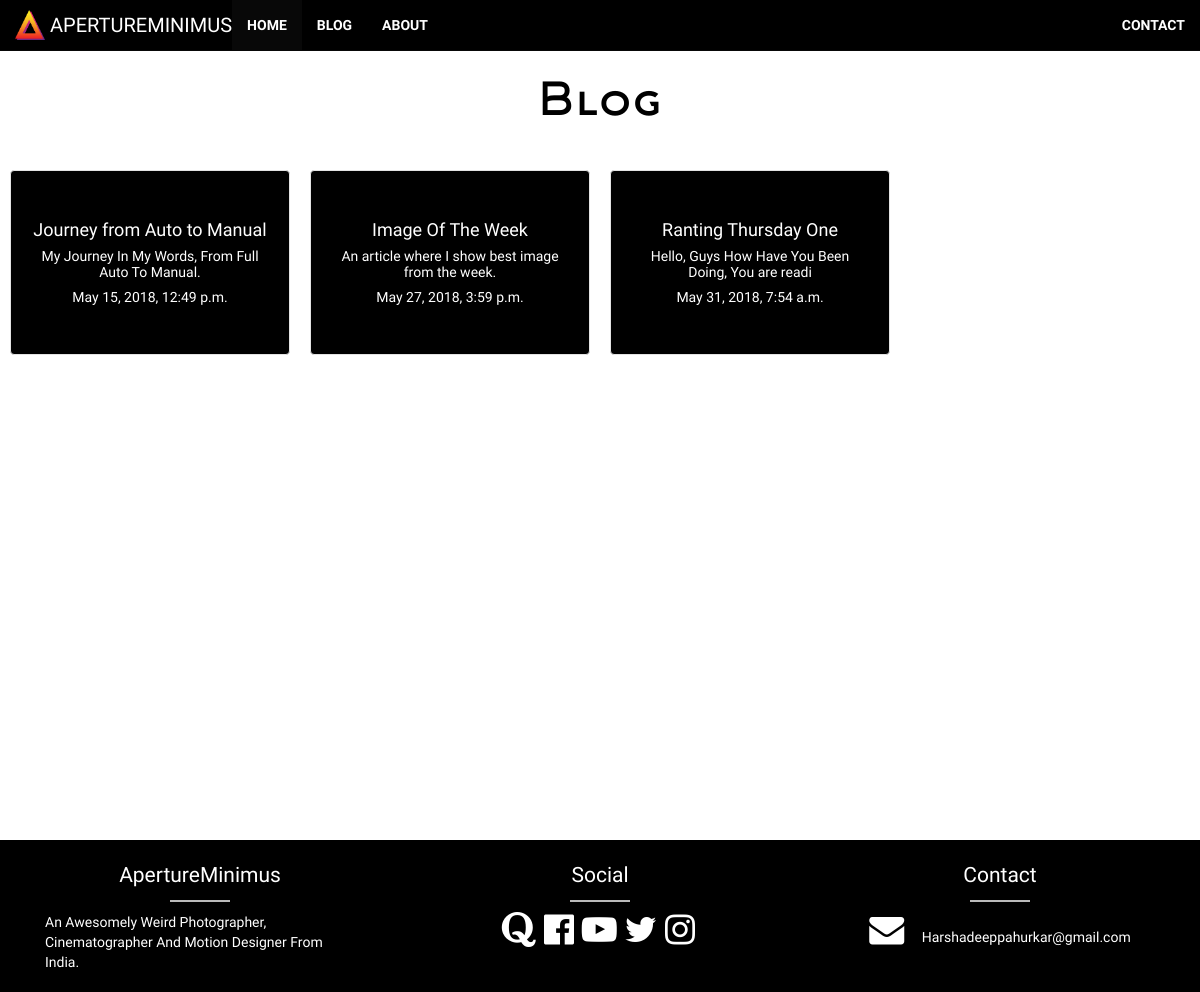
The page /articles/ on the database as committed earlier.
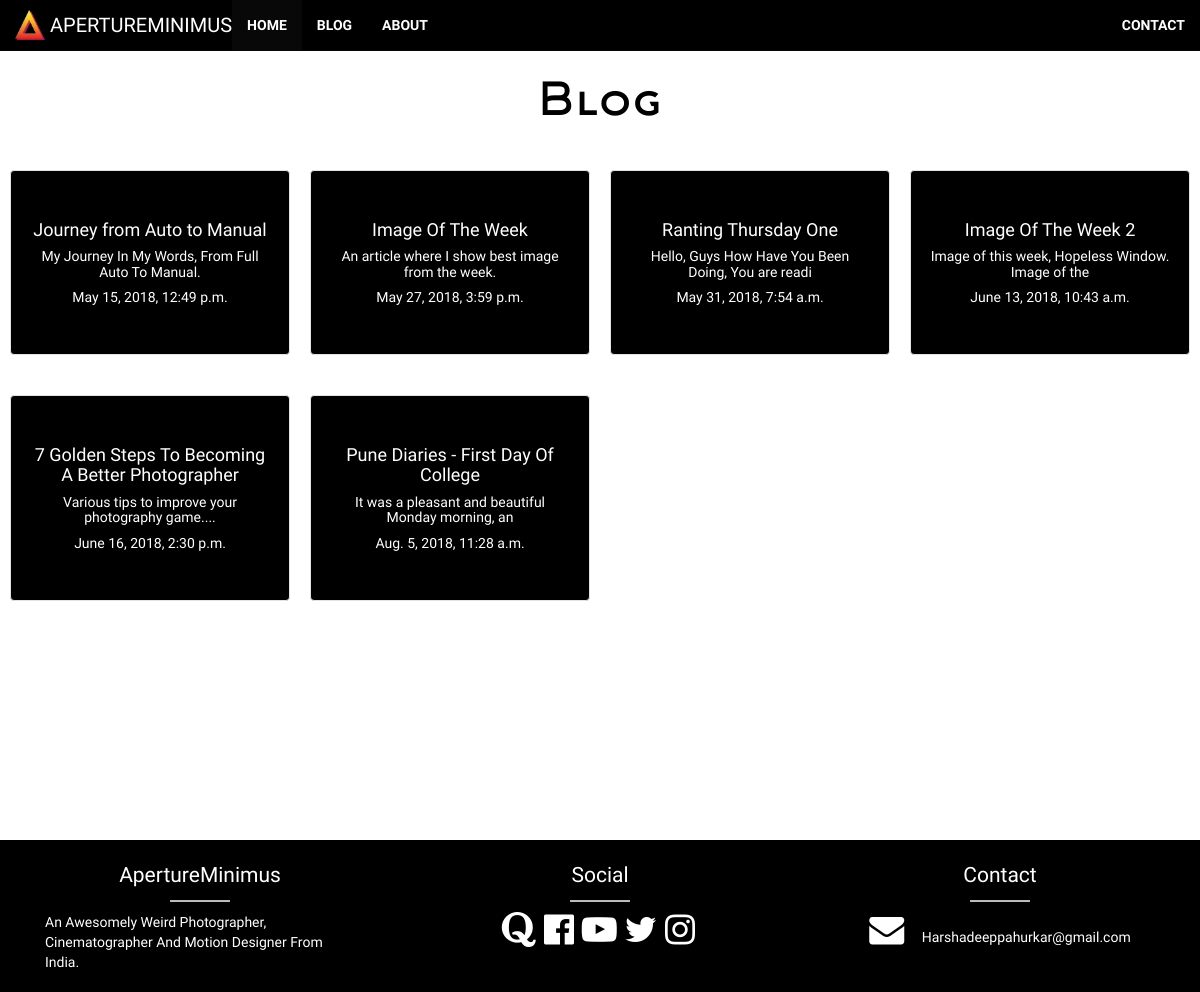
The same page on the database as committed later.
### articles/models.py (models this page shows, shortened)
class Articles(models.Model):
    title = models.CharField(max_length=100)
    body = models.TextField()
    slug = models.SlugField(null=True)
    date = models.DateTimeField(auto_now_add=True)
    thumb = models.ImageField(default='skate.jpg',blank=True)
    img0 = models.ImageField(default='default.png', blank=True)
    img0cap = models.CharField(max_length=500, default='caption')
    img1 = models.ImageField(default = 'default.png',blank=True)
    img1cap = models.CharField(max_length=500, default='caption')
    img2 = models.ImageField(default='default.png', blank=True)
    img2cap = models.CharField(max_length=500,default='caption')
    img3 = models.ImageField(default='default.png', blank=True)
    img3cap = models.CharField(max_length=500,default='caption')
    img4 = models.ImageField(default='default.png', blank=True)
    img4cap = models.CharField(max_length=500,default='caption')
    img5 = models.ImageField(default='default.png', blank=True)
    img5cap = models.CharField(max_length=500,default='caption')
    img6 = models.ImageField(default='default.png', blank=True)
    img6cap = models.CharField(max_length=500,default='caption')
    img7 = models.ImageField(default='default.png', blank=True)
    img7cap = models.CharField(max_length=500,default='caption')
    img8 = models.ImageField(default='default.png', blank=True)
    img8cap = models.CharField(max_length=500,default='caption')
    img9 = models.ImageField(default='default.png', blank=True)
    img9cap = models.CharField(max_length=500,default='caption')
    def snippet(self):
        return self.body[:50]

### articles/views.py (the view)
def article_list(request):
    article = Articles.objects.all().order_by('date')
    return render(request, 'articles/article_list.html',{'article':article})

### articles/templates/articles/article_list.html
{% extends 'base.html' %}
{% block content %}
    <br>
    <h1 class="text-center font-fam" >Blog</h1>
    <br>
    <div>
        <div class='container-fluid'>
        <div class='row'>
        {% for i in article %}
        <a href="{% url 'articles:detail' slug=i.slug %} " style="color:black" >
            <div class=' col-sm-3 text-center' style="padding:10px;" >
                <span class='border border-primary'>
                <div  id="main-" class = "cc well card card-success" style="" >
                <br>
                <h4 style="color: white;font-family: 'Oswald'">{{i.title}}</h4>
                <h5 style="color: white;font-family: 'Roboto Condensed';">{{i.snippet}}</h5>
                <h5 style="color: white;font-family: 'Oswald';">{{i.date}}</h5>
                <br>
                </div>
                </span>
            </div>
        </a>
        {% endfor %}
        </div>
        </div>
    </div>
{% endblock %}

### templates/base.html (shortened to what this page needs)
{% load static from staticfiles %}
{% load analytical %}
<!DOCTYPE html>
<html>
<head>
    <link rel="stylesheet" href="https://cdnjs.cloudflare.com/ajax/libs/font-awesome/4.7.0/css/font-awesome.min.css">
    <link rel="stylesheet" href="https://maxcdn.bootstrapcdn.com/bootstrap/3.3.7/css/bootstrap.min.css">
    <link rel="stylesheet" type="text/css" media="screen" href="{% static 'base.css' %}" />
</head>
<body>
        <nav class="navbar navbar-fixed-top navbar-inverse" >
                <div class="container-fluid">
                  <div class="navbar-header">
                    <a class="navbar-left naver-logo" href="{% url 'homeurl' %}"><img src="{% static 'Gt.png' %}"  class="navbar-left"  style="margin-top: 10px;" width=30 height=30/></a>
                    <a class="navbar-left " href="{% url 'homeurl' %}" style="font-family: 'Viga';text-transform: uppercase;color:white;"><h2 style='font-size:20px;' class='naver-font'>ApertureMinimus</h2></a>
                  </div>
                  <div class="collapse navbar-collapse" id="myNavbar">
                    <ul class="nav navbar-nav">
                      <li class="active"><a href="{% url 'homeurl' %}" style="font-family: 'Viga';text-transform: uppercase;color:white;"><b>Home</b></a></li>
                      <li ><a href="{% url 'articles:list'  %}" style="font-family: 'Viga';text-transform: uppercase;color:white;"><b>Blog</b></a></li>
                      <li><a href="{% url 'homeurl' %}#about" style="font-family: 'Viga';text-transform: uppercase;color:white;"><b>About</b></a></li>
                    </ul>
                    <ul class="nav navbar-nav navbar-right">
                      <li><a href="{% url 'homeurl' %}#contact" style="font-family: 'Viga';text-transform: uppercase;color:white;"><b>Contact</b></a></li>
                    </ul>
                  </div>
                </div>
              </nav>
   <div style="min-height: 100%;">
     <br>
     <br>
    {% block content %}
    {% endblock %}
    </div>
    <br>
    <br>
    <div id = 'footer' class="container-fluid" style="padding: 0px; background: #000000;">
    <div style="height:auto;width:100%;">
      <div class="col-sm-4 " style="padding-top:20px;">
        <div class="text-center"><span class="foot-h ">ApertureMinimus</span><br>
        <div class="hor"></div></div>
        <div class="foot-t "><span class="">An Awesomely Weird Photographer, Cinematographer And Motion Designer From India.</span></div>
        <br>
      </div>
      <div class="col-sm-4 text-center" style="padding-top:20px;">
        <div class="text-center"><span class="foot-h">Social</span><br><div class="hor"></div></div>
        <a href="https://www.quora.com/profile/Harshadeep-Pahurkar"><i class="fa fa-quora fi" style="color:#ffffff;"> </i></a>&nbsp;
        <a href="https://www.facebook.com/Aperture-Minimus-Photography-380065635828110/"><i class="fa fa-facebook-official fi" style="color:#ffffff;" > </i></a>&nbsp;
        <a href="https://www.youtube.com/channel/UCSzV3oKfogk57furA14KrwQ"><i class="fa fa-youtube-play fi" style="color:#ffffff;"></i></a>&nbsp;
        <a href="#"><i class="fa fa-twitter fi" style="color:#ffffff;"></i></a>&nbsp;
        <a href="https://www.instagram.com/the_chhayachitrakaar/"><i class="fa fa-instagram fi" style="color:#ffffff;"></i></a>&nbsp;
        <br>
      </div>
      <div class="col-sm-4 text-center" style="padding-top:20px;">
        <div class="text-center"><span class="foot-h">Contact</span><br><div class="hor"></div></div>
        <span class="foot-t"><i class="fa fa-envelope fi" style="color:#ffffff;"></i> &nbsp; &nbsp; Harshadeeppahurkar@gmail.com </span><br>
        <br>
      </div>
    </div>
    </div>
</body>
</html>

### aperturebase/static/base.css (style rules this page uses)
html,body { background: white; height: 100%; margin: 0; }

Rows that differ between the two databases and show on the page:
added Articles: title "Image Of The Week 2", snippet "Image of this week, Hopeless Window. Image of the", date "June 13, 2018, 10:43 a.m."
added Articles: title "7 Golden Steps To Becoming A Better Photographer", snippet "Various tips to improve your photography game....", date "June 16, 2018, 2:30 p.m."
added Articles: title "Pune Diaries - First Day Of College", snippet "It was a pleasant and beautiful Monday morning, an", date "Aug. 5, 2018, 11:28 a.m."
